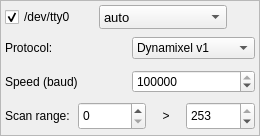
<?xml version="1.0" encoding="UTF-8"?>
<ui version="4.0">
 <class>widgetSerialScan</class>
 <widget class="QWidget" name="widgetSerialScan">
  <property name="geometry">
   <rect>
    <x>0</x>
    <y>0</y>
    <width>260</width>
    <height>136</height>
   </rect>
  </property>
  <layout class="QVBoxLayout" name="verticalLayout">
   <property name="spacing">
    <number>0</number>
   </property>
   <property name="leftMargin">
    <number>0</number>
   </property>
   <property name="topMargin">
    <number>0</number>
   </property>
   <property name="rightMargin">
    <number>0</number>
   </property>
   <property name="bottomMargin">
    <number>0</number>
   </property>
   <item>
    <widget class="QFrame" name="frame">
     <property name="frameShape">
      <enum>QFrame::StyledPanel</enum>
     </property>
     <property name="frameShadow">
      <enum>QFrame::Raised</enum>
     </property>
     <layout class="QVBoxLayout" name="verticalLayout_2">
      <property name="spacing">
       <number>4</number>
      </property>
      <property name="leftMargin">
       <number>4</number>
      </property>
      <property name="topMargin">
       <number>4</number>
      </property>
      <property name="rightMargin">
       <number>4</number>
      </property>
      <property name="bottomMargin">
       <number>4</number>
      </property>
      <item>
       <layout class="QHBoxLayout" name="layout">
        <property name="spacing">
         <number>4</number>
        </property>
        <item>
         <widget class="QCheckBox" name="portName">
          <property name="text">
           <string notr="true">/dev/tty0</string>
          </property>
          <property name="checked">
           <bool>true</bool>
          </property>
         </widget>
        </item>
        <item>
         <widget class="QComboBox" name="portMode">
          <property name="sizePolicy">
           <sizepolicy hsizetype="MinimumExpanding" vsizetype="Fixed">
            <horstretch>0</horstretch>
            <verstretch>0</verstretch>
           </sizepolicy>
          </property>
          <property name="minimumSize">
           <size>
            <width>80</width>
            <height>0</height>
           </size>
          </property>
          <property name="maximumSize">
           <size>
            <width>128</width>
            <height>24</height>
           </size>
          </property>
          <property name="font">
           <font>
            <pointsize>10</pointsize>
           </font>
          </property>
          <property name="toolTip">
           <string notr="true"/>
          </property>
          <property name="accessibleName">
           <string notr="true"/>
          </property>
          <item>
           <property name="text">
            <string>auto</string>
           </property>
          </item>
          <item>
           <property name="text">
            <string>manual</string>
           </property>
          </item>
          <item>
           <property name="text">
            <string>DXL v1 @ 1 Mb/s</string>
           </property>
          </item>
          <item>
           <property name="text">
            <string>DXL v1 @ 115.2 Kb/s</string>
           </property>
          </item>
          <item>
           <property name="text">
            <string>DXL v1 @ 57.6 Kb/s</string>
           </property>
          </item>
          <item>
           <property name="text">
            <string>DXL v2 @ 1 Mb/s</string>
           </property>
          </item>
          <item>
           <property name="text">
            <string>DXL v2 @ 115.2 Kb/s</string>
           </property>
          </item>
          <item>
           <property name="text">
            <string>DXL v2 @ 57.6 Kb/s</string>
           </property>
          </item>
          <item>
           <property name="text">
            <string>HKX @ 1 Mb/s</string>
           </property>
          </item>
          <item>
           <property name="text">
            <string>HKX @ 115.2 Kb/s</string>
           </property>
          </item>
          <item>
           <property name="text">
            <string>HKX @ 57.6 Kb/s</string>
           </property>
          </item>
         </widget>
        </item>
        <item>
         <widget class="QPushButton" name="portScanButton">
          <property name="minimumSize">
           <size>
            <width>24</width>
            <height>24</height>
           </size>
          </property>
          <property name="maximumSize">
           <size>
            <width>24</width>
            <height>24</height>
           </size>
          </property>
          <property name="accessibleName">
           <string notr="true"/>
          </property>
          <property name="text">
           <string/>
          </property>
          <property name="icon">
           <iconset resource="../resources/resources.qrc">
            <normaloff>:/icons/icons/emblem-ubuntuone-updating.svg</normaloff>:/icons/icons/emblem-ubuntuone-updating.svg</iconset>
          </property>
          <property name="iconSize">
           <size>
            <width>24</width>
            <height>24</height>
           </size>
          </property>
          <property name="flat">
           <bool>true</bool>
          </property>
         </widget>
        </item>
       </layout>
      </item>
      <item>
       <widget class="QWidget" name="wProtocol" native="true">
        <layout class="QHBoxLayout" name="horizontalLayout_2">
         <property name="spacing">
          <number>4</number>
         </property>
         <property name="leftMargin">
          <number>0</number>
         </property>
         <property name="topMargin">
          <number>0</number>
         </property>
         <property name="rightMargin">
          <number>0</number>
         </property>
         <property name="bottomMargin">
          <number>0</number>
         </property>
         <item>
          <widget class="QLabel" name="label_2">
           <property name="text">
            <string>Protocol:</string>
           </property>
          </widget>
         </item>
         <item>
          <widget class="QComboBox" name="comboBox_protocol">
           <item>
            <property name="text">
             <string>Dynamixel v1</string>
            </property>
           </item>
           <item>
            <property name="text">
             <string>Dynamixel v2</string>
            </property>
           </item>
           <item>
            <property name="text">
             <string>HerkuleX</string>
            </property>
           </item>
          </widget>
         </item>
        </layout>
       </widget>
      </item>
      <item>
       <widget class="QWidget" name="wSpeed" native="true">
        <layout class="QHBoxLayout" name="horizontalLayout">
         <property name="spacing">
          <number>4</number>
         </property>
         <property name="leftMargin">
          <number>0</number>
         </property>
         <property name="topMargin">
          <number>0</number>
         </property>
         <property name="rightMargin">
          <number>0</number>
         </property>
         <property name="bottomMargin">
          <number>0</number>
         </property>
         <item>
          <widget class="QLabel" name="label_3">
           <property name="text">
            <string>Speed (baud)</string>
           </property>
          </widget>
         </item>
         <item>
          <widget class="QSpinBox" name="spinBox_speed">
           <property name="minimum">
            <number>9600</number>
           </property>
           <property name="maximum">
            <number>4500000</number>
           </property>
           <property name="value">
            <number>1000000</number>
           </property>
          </widget>
         </item>
        </layout>
       </widget>
      </item>
      <item>
       <widget class="QWidget" name="wRange" native="true">
        <layout class="QHBoxLayout" name="horizontalLayout_3">
         <property name="spacing">
          <number>4</number>
         </property>
         <property name="leftMargin">
          <number>0</number>
         </property>
         <property name="topMargin">
          <number>0</number>
         </property>
         <property name="rightMargin">
          <number>0</number>
         </property>
         <property name="bottomMargin">
          <number>0</number>
         </property>
         <item>
          <widget class="QLabel" name="label">
           <property name="text">
            <string>Scan range:</string>
           </property>
          </widget>
         </item>
         <item>
          <widget class="QSpinBox" name="rangeStart_spinBox">
           <property name="maximumSize">
            <size>
             <width>16777215</width>
             <height>28</height>
            </size>
           </property>
           <property name="toolTip">
            <string notr="true"/>
           </property>
           <property name="maximum">
            <number>252</number>
           </property>
          </widget>
         </item>
         <item>
          <widget class="QLabel" name="label_id_separator">
           <property name="maximumSize">
            <size>
             <width>32</width>
             <height>16777215</height>
            </size>
           </property>
           <property name="toolTip">
            <string notr="true"/>
           </property>
           <property name="accessibleName">
            <string notr="true"/>
           </property>
           <property name="text">
            <string> &gt; </string>
           </property>
           <property name="alignment">
            <set>Qt::AlignCenter</set>
           </property>
          </widget>
         </item>
         <item>
          <widget class="QSpinBox" name="rangeStop_spinBox">
           <property name="maximumSize">
            <size>
             <width>16777215</width>
             <height>28</height>
            </size>
           </property>
           <property name="toolTip">
            <string notr="true"/>
           </property>
           <property name="minimum">
            <number>1</number>
           </property>
           <property name="maximum">
            <number>253</number>
           </property>
           <property name="value">
            <number>253</number>
           </property>
          </widget>
         </item>
        </layout>
       </widget>
      </item>
     </layout>
    </widget>
   </item>
  </layout>
 </widget>
 <resources>
  <include location="../resources/resources.qrc"/>
 </resources>
 <connections/>
</ui>
